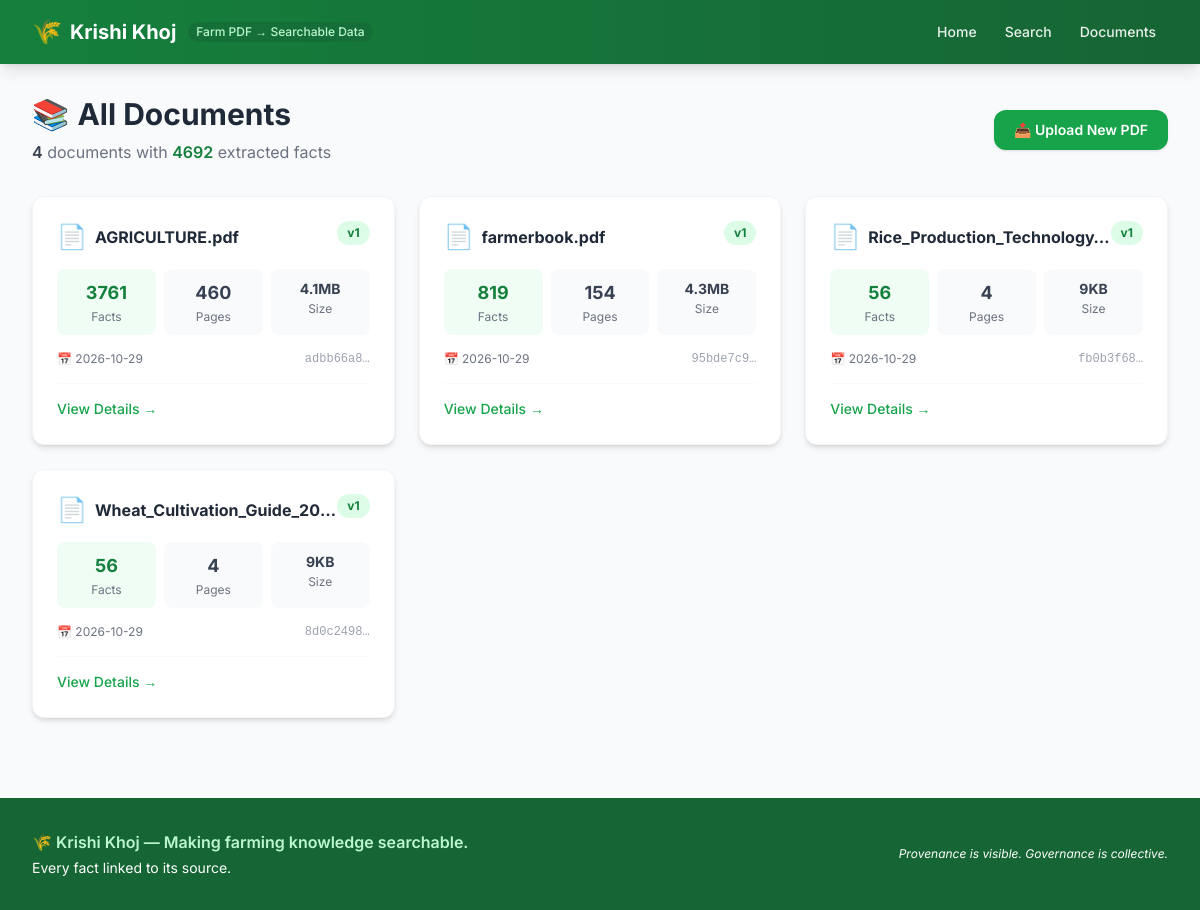
Screenshot of /documents with the database file from the repository.
### tables this page shows
CREATE TABLE documents (
                id INTEGER PRIMARY KEY AUTOINCREMENT,
                filename TEXT NOT NULL,
                file_hash TEXT NOT NULL,
                version INTEGER DEFAULT 1,
                upload_date TEXT NOT NULL,
                page_count INTEGER DEFAULT 0,
                file_path TEXT NOT NULL,
                file_size INTEGER DEFAULT 0
            );

### app.py (the view)
@app.route('/documents')
def documents_list():
    documents = get_all_documents()
    total_facts = sum(d.get('fact_count', 0) for d in documents)
    return render_template(
        'documents.html',
        documents=documents,
        total_facts=total_facts
    )

### database.py (called while the page is built)
def get_db_connection():
    conn = sqlite3.connect(DATABASE_PATH)
    conn.row_factory = sqlite3.Row
    conn.execute("PRAGMA foreign_keys = ON")
    return conn

def get_all_documents():
    conn = get_db_connection()
    try:
        cursor = conn.cursor()
        cursor.execute("""
            SELECT d.*, COUNT(f.id) as fact_count
            FROM documents d
            LEFT JOIN facts f ON d.id = f.document_id
            GROUP BY d.id
            ORDER BY d.upload_date DESC
        """)
        return [dict(row) for row in cursor.fetchall()]
    finally:
        conn.close()

### templates/documents.html (shortened to what this page needs)
{% extends "base.html" %}
{% block content %}
<div class="max-w-7xl mx-auto px-4 sm:px-6 lg:px-8 py-8">
    <div class="flex flex-col md:flex-row md:items-center md:justify-between mb-8">
        <div>
            <h1 class="text-3xl font-bold text-gray-800 flex items-center space-x-2">
                <span>📚</span><span>All Documents</span>
            </h1>
            <p class="text-gray-500 mt-2">
                <span class="font-semibold text-gray-700">{{ documents|length }}</span> documents with
                <span class="font-semibold text-krishi-700">{{ total_facts }}</span> extracted facts
            </p>
        </div>
        <a href="/"
            class="mt-4 md:mt-0 inline-flex items-center bg-krishi-600 hover:bg-krishi-700 text-white font-semibold py-2.5 px-5 rounded-xl shadow hover:shadow-md transition-all text-sm">
            📤 Upload New PDF
        </a>
    </div>
    {% if documents %}
    <div class="grid grid-cols-1 md:grid-cols-2 lg:grid-cols-3 gap-6">
        {% for doc in documents %}
        <a href="/document/{{ doc.id }}" class="hover-card bg-white rounded-xl shadow-md border border-gray-100 p-6 block group">
            <div class="flex items-start justify-between mb-4">
                <div class="flex items-center space-x-2 min-w-0">
                    <span class="text-2xl">📄</span>
                    <h3 class="font-bold text-gray-800 truncate group-hover:text-krishi-700 transition-colors">{{ doc.filename }}</h3>
                </div>
                <span class="shrink-0 bg-krishi-100 text-krishi-700 text-xs font-bold px-2.5 py-1 rounded-full">v{{ doc.version }}</span>
            </div>
            <div class="grid grid-cols-3 gap-2 text-center text-xs mb-4">
                <div class="bg-krishi-50 rounded-lg py-2.5">
                    <div class="font-bold text-krishi-700 text-lg">{{ doc.fact_count }}</div>
                    <div class="text-gray-500 mt-0.5">Facts</div>
                </div>
                <div class="bg-gray-50 rounded-lg py-2.5">
                    <div class="font-bold text-gray-700 text-lg">{{ doc.page_count }}</div>
                    <div class="text-gray-500 mt-0.5">Pages</div>
                </div>
                <div class="bg-gray-50 rounded-lg py-2.5">
                    <div class="font-bold text-gray-700 text-sm">
                        {% if doc.file_size is defined and doc.file_size %}
                            {% if doc.file_size >= 1048576 %}{{ "%.1f"|format(doc.file_size / 1048576) }}MB
                            {% elif doc.file_size >= 1024 %}{{ "%.0f"|format(doc.file_size / 1024) }}KB
                            {% else %}{{ doc.file_size }}B{% endif %}
                        {% else %}—{% endif %}
                    </div>
                    <div class="text-gray-500 mt-0.5">Size</div>
                </div>
            </div>
            <div class="flex items-center justify-between text-xs text-gray-500 mb-3">
                <span>📅 {{ doc.upload_date[:10] if doc.upload_date|length > 10 else doc.upload_date }}</span>
                <code class="font-mono text-gray-400">{{ doc.file_hash[:8] }}…</code>
            </div>
            <div class="mt-4 pt-3 border-t border-gray-50">
                <span class="text-krishi-600 text-sm font-medium group-hover:translate-x-1 inline-block transition-transform">
                    View Details →
                </span>
            </div>
        </a>
        {% endfor %}
    </div>
    {% endif %}
</div>
{% endblock %}

### static/css/style.css (style rules this page uses)
* { transition: all 0.2s ease; }

### rows the page displays
documents: filename "AGRICULTURE.pdf", version "1", fact_count "3761", page_count "460", doc.file_size/1048576 "4.1", upload_date "2026-10-29", file_hash "adbb66a8"
documents: filename "farmerbook.pdf", version "1", fact_count "819", page_count "154", doc.file_size/1048576 "4.3", upload_date "2026-10-29", file_hash "95bde7c9"
documents: filename "Rice_Production_Technology…", version "1", fact_count "56", page_count "4", doc.file_size/1024 "9", upload_date "2026-10-29", file_hash "fb0b3f68"
documents: filename "Wheat_Cultivation_Guide_20…", version "1", fact_count "56", page_count "4", doc.file_size/1024 "9", upload_date "2026-10-29", file_hash "8d0c2498"

### other values shown
{{ documents|length }} "4"
{{ total_facts }} "4692"
